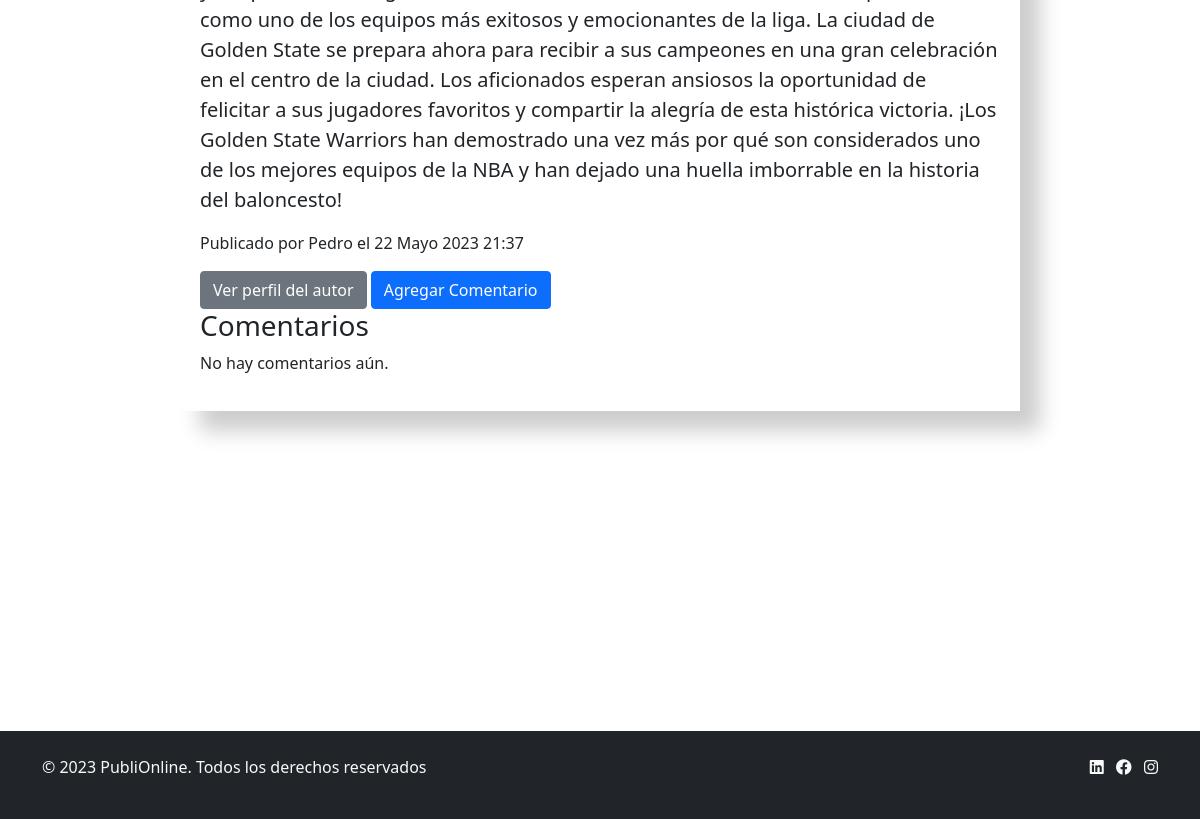
Page /pages/5/ (signed in, lower part) on the earlier database version.
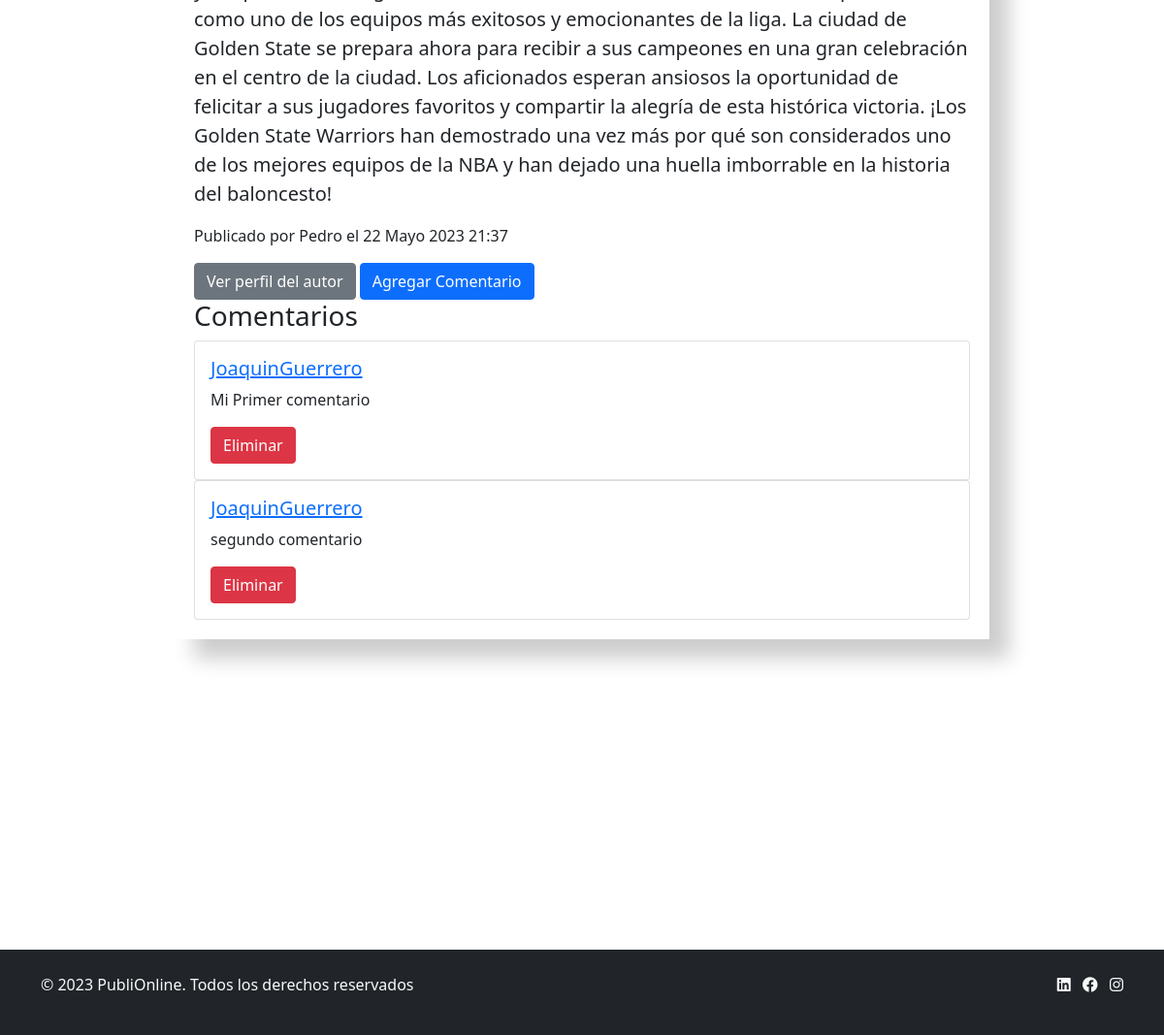
Same page on the later database version.
### publicaciones/models.py (models this page shows, shortened)
class Publicacion(models.Model):
    titulo = models.CharField(max_length=200)
    contenido = models.TextField()
    fecha_publicacion = models.DateTimeField(auto_now_add=True)
    imagen = models.ImageField(upload_to='publicaciones/')
    creador = models.ForeignKey(User, on_delete=models.CASCADE)

class Comentario(models.Model):
    publicacion = models.ForeignKey(Publicacion, on_delete=models.CASCADE)
    autor = models.ForeignKey(User, on_delete=models.CASCADE)
    contenido = models.TextField()
    fecha_creacion = models.DateTimeField(auto_now_add=True)

### publicaciones/views.py (the view)
# urls.py: path('pages/<int:pk>/', detalle_publicacion, name='detalle_publicacion'),
def detalle_publicacion(request, pk):
    publicacion = get_object_or_404(Publicacion, pk=pk)
    creador = publicacion.creador
    return render(request, 'publicaciones/detalle_publicacion.html', {'publicacion': publicacion, 'creador': creador})

### publicaciones/templates/publicaciones/detalle_publicacion.html (shortened to what this page needs)
{% extends 'publicaciones/base.html' %}
{% block contenido %}
    <div class="container estilo-detalle">
        <div class="row">
            <div class="col-md-12">
                <p class="contenido-detalle">{{ publicacion.contenido }}</p>
                <p>Publicado por {{ publicacion.creador.username }} el {{ publicacion.fecha_publicacion }}</p>
                {% if user.is_authenticated %}
                    <a href="{% url 'perfil:ver_perfil' publicacion.creador.username %}" class="btn btn-secondary">Ver perfil del autor</a>
                {% endif %}
                {% if user.is_authenticated %}
                    <a href="{% url 'publicaciones:agregar_comentario' publicacion.pk %}" class="btn btn-primary">Agregar Comentario</a>
                {% else %}
                    <p>Para agregar un comentario, debes iniciar sesión.</p>
                    <a href="{% url 'perfil:login' %}" class="btn btn-primary">Iniciar sesión</a>
                {% endif %}
                <h3>Comentarios</h3>
                {% for comentario in publicacion.comentario_set.all %}
                    <div class="card">
                        <div class="card-body">
                            {% if user.is_authenticated %}
                                <h5 class="card-title">
                                    <a href="{% url 'perfil:ver_perfil' comentario.autor.username %}">{{ comentario.autor }}</a>
                                </h5>
                            {% else %}
                            <h5 class="card-title">{{ comentario.autor }}</h5>
                            {% endif %}
                            <p class="card-text">{{ comentario.contenido }}</p>
                            {% if user.is_authenticated and user == comentario.autor %}
                                <a href="{% url 'pages:eliminar_comentario' comentario.pk %}" class="btn btn-danger">Eliminar</a>
                            {% endif %}
                        </div>
                    </div>
                {% empty %}
                    <p>No hay comentarios aún.</p>
                {% endfor %}
            </div>
        </div>
    </div>
{% endblock contenido %}

### publicaciones/templates/publicaciones/base.html (shortened to what this page needs)
{%load static%}
<!DOCTYPE html>
<html lang="es">
<head>
    <link rel="stylesheet" href="https://cdnjs.cloudflare.com/ajax/libs/font-awesome/6.4.0/css/all.min.css" />
    <link href="https://cdn.jsdelivr.net/npm/bootstrap@5.0.2/dist/css/bootstrap.min.css" rel="stylesheet">
    <link rel="stylesheet" type="text/css" href="{% static 'publicaciones/css/estilo.css' %}">
</head>
<body>
    <main>
        {%block contenido%}
        {%endblock contenido%}
    </main>
    <footer class="bg-dark text-light py-4">
        <div class="container">
            <div class="row">
                <div class="col-lg-6">
                    <p>&copy; 2023 PubliOnline. Todos los derechos reservados</p>
                </div>
                <div class="col-lg-6">
                    <ul class="list-inline text-lg-end">
                        <li class="list-inline-item">
                            <a href="https://www.linkedin.com/in/joaquín-guerrero-608617257" class="text-light"><i class="fab fa-linkedin"></i></a>
                        </li>
                        <li class="list-inline-item">
                            <a href="#" class="text-light"><i class="fab fa-facebook"></i></a>
                        </li>
                        <li class="list-inline-item">
                            <a href="#" class="text-light"><i class="fab fa-instagram"></i></a>
                        </li>
                    </ul>
                </div>
            </div>
        </div>
    </footer>
</body>
</html>

### static/publicaciones/css/estilo.css (style rules this page uses)
* { margin: 0; padding: 0; box-sizing: border-box; }
body { height: 100vh; width: 100%; }
.estilo-detalle { margin-top: 10vh; width: 70%; box-shadow: 20px 20px 20px #00000033; margin-bottom: 40vh; padding: 20px; }
.estilo-detalle .contenido-detalle { margin-top: 30px; font-size: 20px; }

Differences in the rows shown:
added Comentario: autor "JoaquinGuerrero", contenido "Mi Primer comentario", shows "Eliminar"
added Comentario: autor "JoaquinGuerrero", contenido "segundo comentario", shows "Eliminar"
Other differences:
text no longer shown: "No hay comentarios aún."
